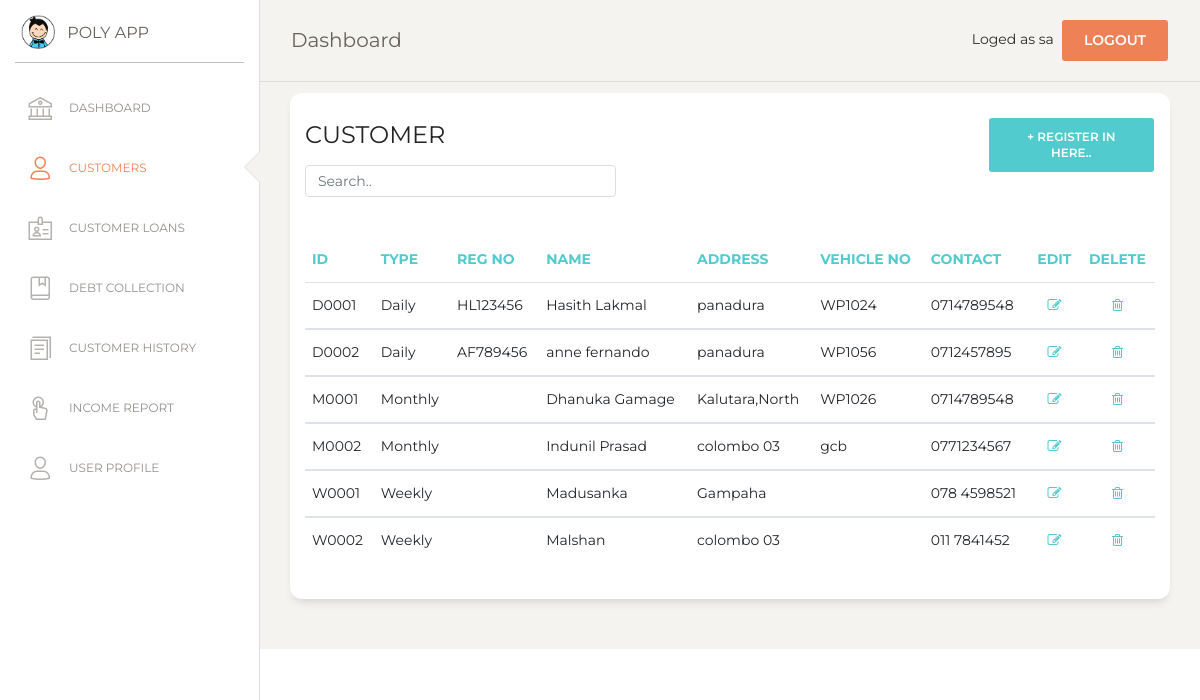
The app's page /customer.php (signed in) with its own data.
### tables this page shows
CREATE TABLE `customer` (
  `cust_id` varchar(10) NOT NULL,
  `type` varchar(20) NOT NULL,
  `reg_no` varchar(100) NOT NULL,
  `name` varchar(100) NOT NULL,
  `address` varchar(150) NOT NULL,
  `vehicle_no` text NOT NULL,
  `contact` varchar(15) NOT NULL
);

### customer.php (the view, shortened to what this page needs)
<?php
if (!isset($_SESSION['loged_user'])) {
    header('location: login.php');
}else {
$con = mysqli_connect(DB_HOSTNAME,DB_USERNAME,DB_PASSWORD);
mysqli_select_db($con,DB_NAME);
?>
<!DOCTYPE html>
<html lang="en">
<head>
  <link href="https://maxcdn.bootstrapcdn.com/font-awesome/latest/css/font-awesome.min.css" rel="stylesheet">
  <link href="assets/css/bootstrap.min.css" rel="stylesheet" />
  <link href="assets/css/paper-dashboard.css?v=2.0.1" rel="stylesheet" />
  <link href="assets/demo/demo.css" rel="stylesheet" />
</head>
<body class="">
  <div class="wrapper ">
    <?php include('include/sidebar.php');  ?>
    <div class="main-panel">
      <?php include('include/nav.php');  ?>
      <div class="content">
       <div class="row">
          <div class="col-md-12">
            <div class="card">
              <div class="row">
              <div class="col-md-9">
              <div class="card-header">
                <h4 class="card-title"> CUSTOMER</h4>
                <input class="form-control myInput" id="myInput" type="text" placeholder="Search..">
              </div>
              </div>
              <div class="col-md-3">
                <div class="card-header">
                    <button type="button" class="btn btn-primary add-btn" data-toggle="modal" data-target="#Form1">+ Register in here..
                    </button>
                </div>
              </div>
              </div>
              <div class="card-body">
              </div>
              <div class="card-body">
                <div class="table-responsive">
                  <table class="table" id="myTable">
                    <thead class="text-primary">
                      <th>                    ID</th>
                      <th>                    Type</th>
                      <th>                    Reg No</th>
                      <th>                    Name</th>
                      <th>                    Address</th>
                      <th>                    Vehicle No</th>
                      <th>                    Contact</th>
                      <th class="text-center">Edit 				</th>
                      <th class="text-center">Delete 			</th>
                    </thead>
                    <tbody>
                      <?php
                      $sql=mysqli_query($con,"SELECT * FROM customer");
                      $numRows = mysqli_num_rows($sql);
                      if($numRows > 0) {
                        while($row = mysqli_fetch_assoc($sql)) {
                          ?>
                          <tr>
                            <td> <?php echo $row['cust_id'] ?>     </td>
                            <td> <?php echo $row['type'] ?>        </td>
                            <td> <?php echo $row['reg_no'] ?>        </td>
                            <td> <?php echo $row['name']?>         </td>
                            <td> <?php echo $row['address']  ?>    </td>
                            <td> <?php echo $row['vehicle_no']  ?> </td>
                            <td> <?php echo $row['contact']  ?>    </td>
                            <td class="text-center">
                             <a href="#" onclick="editView('<?php echo $row['cust_id']; ?>')" name="edit">
                              <i class="fa fa-pencil-square-o" aria-hidden="true"></i></a>
                            </td>
                            <td class="text-center">
                              <a href="#" onclick="confirmation('event','<?php echo $row['cust_id']; ?>')" name="delete">
                              <i class="fa fa-trash-o" aria-hidden="true"></i></a>
                            </td>
                          </tr>
                    </tbody>
                           <?php
                        }
                      }
                    ?>
                    </table>
                </div>
              </div>
            </div>
          </div>
        </div>
      </div>
      </div>
       <?php include('include/footer.php');  ?>
    </div>
</body>
</html>
<?php
}
?>

### assets/demo/demo.css (style rules this page uses)
.add-btn { float: right !important; }
.myInput { width: 50% !important; }

### records on screen
customer: cust_id "D0001", type "Daily", reg_no "HL123456", name "Hasith Lakmal", address "panadura", vehicle_no "WP1024", contact "0714789548"
customer: cust_id "D0002", type "Daily", reg_no "AF789456", name "anne fernando", address "panadura", vehicle_no "WP1056", contact "0712457895"
customer: cust_id "M0001", type "Monthly", name "Dhanuka Gamage", address "Kalutara,North", vehicle_no "WP1026", contact "0714789548"
customer: cust_id "M0002", type "Monthly", name "Indunil Prasad", address "colombo 03", vehicle_no "gcb", contact "0771234567"
customer: cust_id "W0001", type "Weekly", name "Madusanka", address "Gampaha", contact "078 4598521"
customer: cust_id "W0002", type "Weekly", name "Malshan", address "colombo 03", contact "011 7841452"

### other values on screen
$_SESSION['loged_user'] "sa"
